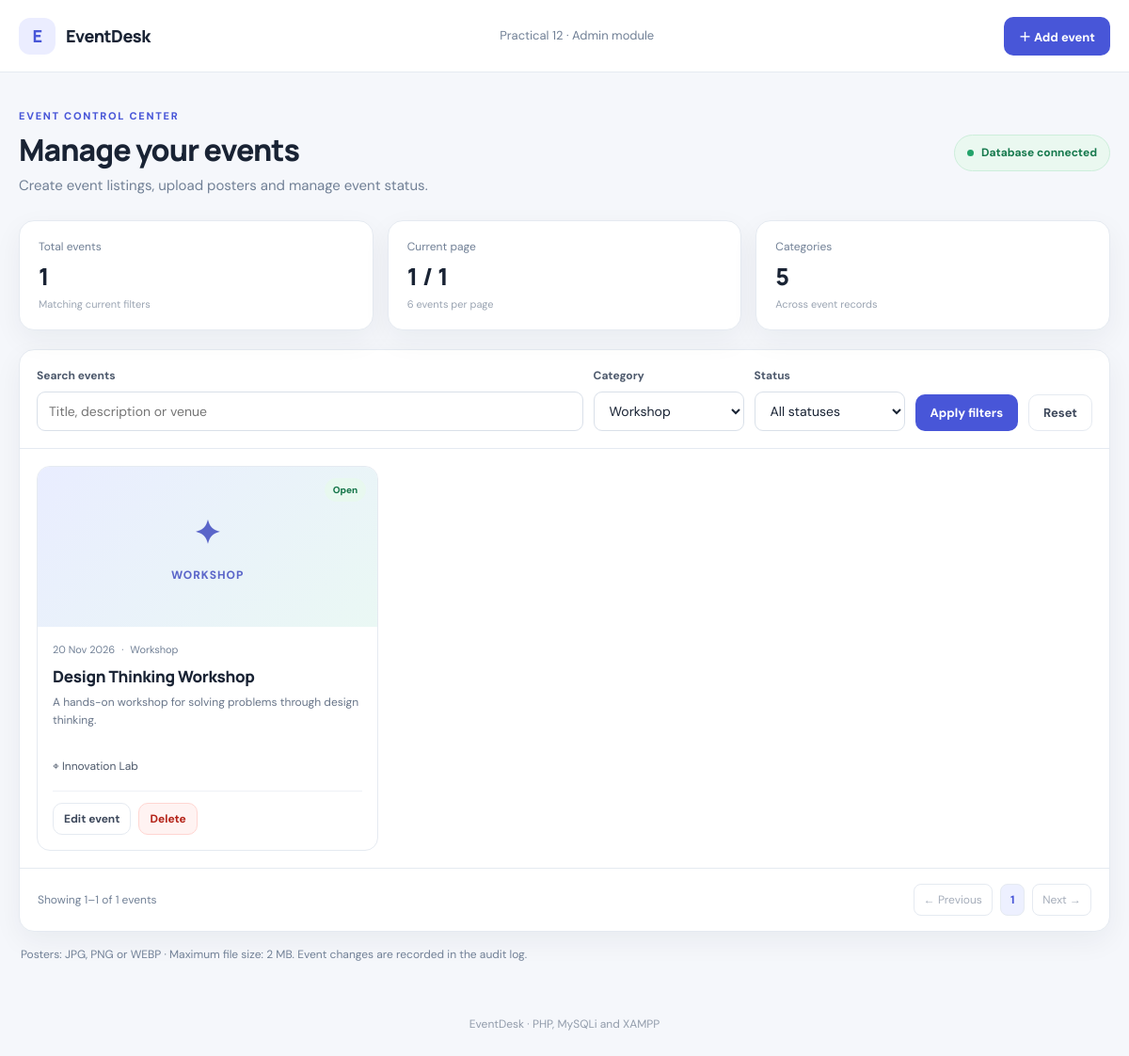
Page /index.php?category=Workshop on the committed database.
### tables this page shows
CREATE TABLE IF NOT EXISTS events (
    id INT UNSIGNED AUTO_INCREMENT PRIMARY KEY,
    title VARCHAR(150) NOT NULL,
    description TEXT NOT NULL,
    category VARCHAR(80) NOT NULL,
    event_date DATE NOT NULL,
    venue VARCHAR(180) NOT NULL,
    status ENUM('open', 'closed') NOT NULL DEFAULT 'open',
    poster_path VARCHAR(255) DEFAULT NULL,
    created_at TIMESTAMP NOT NULL DEFAULT CURRENT_TIMESTAMP,
    updated_at TIMESTAMP NOT NULL DEFAULT CURRENT_TIMESTAMP ON UPDATE CURRENT_TIMESTAMP,
    INDEX idx_event_date (event_date),
    INDEX idx_event_category (category),
    INDEX idx_event_status (status)
);

### db.php (called while the page is built, shortened)
<?php
function e(?string $value): string {
    return htmlspecialchars($value ?? '', ENT_QUOTES | ENT_SUBSTITUTE, 'UTF-8');
}

### index.php (the view, shortened to what this page needs)
<?php
require __DIR__ . '/db.php';
$q = trim((string)($_GET['q'] ?? ''));
$category = trim((string)($_GET['category'] ?? ''));
$status = trim((string)($_GET['status'] ?? ''));
$page = filter_input(INPUT_GET, 'page', FILTER_VALIDATE_INT);
$page = ($page && $page > 0) ? $page : 1;
$perPage = 6;
$where = ['1=1'];
$params = [];
$types = '';
if ($category !== '') {
    $where[] = 'category = ?';
    $params[] = $category;
    $types .= 's';
}
$whereSql = implode(' AND ', $where);
$count = $conn->prepare("SELECT COUNT(*) AS total FROM events WHERE $whereSql");
if ($types !== '') $count->bind_param($types, ...$params);
$count->execute();
$total = (int)$count->get_result()->fetch_assoc()['total'];
$totalPages = max(1, (int)ceil($total / $perPage));
$page = min($page, $totalPages);
$offset = ($page - 1) * $perPage;
$list = $conn->prepare("SELECT id, title, description, category, event_date, venue, status, poster_path FROM events WHERE $whereSql ORDER BY event_date ASC, id DESC LIMIT ? OFFSET ?");
$listParams = $params;
$listTypes = $types . 'ii';
$listParams[] = $perPage;
$listParams[] = $offset;
$list->bind_param($listTypes, ...$listParams);
$list->execute();
$events = $list->get_result();
$categories = [];
$catResult = $conn->query('SELECT DISTINCT category FROM events ORDER BY category');
while ($row = $catResult->fetch_assoc()) $categories[] = $row['category'];
?>
<!doctype html><html lang="en"><head><meta charset="utf-8"><meta name="viewport" content="width=device-width, initial-scale=1"><title>Event Management</title><link rel="stylesheet" href="css/style.css"></head><body>
<header class="topbar"><div class="container nav"><a class="brand" href="index.php"><span class="brand-icon">E</span> EventDesk</a><span class="nav-note">Practical 12 · Admin module</span><a class="button primary" href="add.php">＋ Add event</a></div></header>
<main class="container">
<section class="hero"><div><p class="eyebrow">EVENT CONTROL CENTER</p><h1>Manage your events</h1><p class="muted">Create event listings, upload posters and manage event status.</p></div><div class="hero-chip"><span class="dot"></span> Database connected</div></section>
<section class="stats">
<div class="stat-card"><span>Total events</span><strong><?= $total ?></strong><small>Matching current filters</small></div>
<div class="stat-card"><span>Current page</span><strong><?= $page ?> / <?= $totalPages ?></strong><small><?= $perPage ?> events per page</small></div>
<div class="stat-card"><span>Categories</span><strong><?= count($categories) ?></strong><small>Across event records</small></div>
</section>
<section class="panel">
<form class="filters" method="get">
<label class="search"><span>Search events</span><input type="search" name="q" value="<?= e($q) ?>" placeholder="Title, description or venue"></label>
<label><span>Category</span><select name="category"><option value="">All categories</option><?php foreach ($categories as $c): ?><option value="<?= e($c) ?>" <?= $category === $c ? 'selected' : '' ?>><?= e($c) ?></option><?php endforeach; ?></select></label>
<label><span>Status</span><select name="status"><option value="">All statuses</option></select></label>
<button class="button primary" type="submit">Apply filters</button><a class="button light" href="index.php">Reset</a>
</form>
<div class="event-grid">
<?php if ($events->num_rows === 0): ?><div class="empty">No events match the selected filters.</div>
<?php else: while ($event = $events->fetch_assoc()): ?>
<article class="event-card">
<div class="poster">
<?php if ($event['poster_path'] && is_file(__DIR__ . '/' . $event['poster_path'])): ?><img src="<?= e($event['poster_path']) ?>" alt="Poster for <?= e($event['title']) ?>">
<?php else: ?><div class="poster-placeholder"><span class="poster-symbol">✦</span><span><?= e($event['category']) ?></span></div><?php endif; ?>
<span class="status <?= e($event['status']) ?>"><?= e(ucfirst($event['status'])) ?></span>
</div>
<div class="event-content"><div class="event-meta"><span><?= e(date('d M Y', strtotime($event['event_date']))) ?></span><span>·</span><span><?= e($event['category']) ?></span></div>
<h2><?= e($event['title']) ?></h2><p class="description"><?= e($event['description']) ?></p><p class="venue">⌖ <?= e($event['venue']) ?></p>
<div class="card-actions"><a class="button small light" href="edit.php?id=<?= (int)$event['id'] ?>">Edit event</a>
<form method="post" action="delete.php" onsubmit="return confirm('Delete this event and its poster permanently? This cannot be undone.');"><button class="button small danger" type="submit">Delete</button></form></div></div>
</article>
<?php endwhile; endif; ?>
</div>
<div class="table-footer"><span>Showing <?= $total ? $offset + 1 : 0 ?>–<?= min($offset + $perPage, $total) ?> of <?= $total ?> events</span><nav class="pagination"><?php if ($page > 1): ?><a href="<?= e(event_page_url($page - 1, $q, $category, $status)) ?>">← Previous</a><?php else: ?><span class="disabled">← Previous</span><?php endif; ?><span class="current"><?= $page ?></span><?php if ($page < $totalPages): ?><a href="<?= e(event_page_url($page + 1, $q, $category, $status)) ?>">Next →</a><?php else: ?><span class="disabled">Next →</span><?php endif; ?></nav></div>
</section>
<p class="note">Posters: JPG, PNG or WEBP · Maximum file size: 2 MB. Event changes are recorded in the audit log.</p>
</main><footer class="footer">EventDesk · PHP, MySQLi and XAMPP</footer></body></html>

### rows in the picture
events: category "WORKSHOP", status "Open", event_date "20 Nov 2026", category "Workshop", title "Design Thinking Workshop", description "A hands-on workshop for solving problems through design thinking.", venue "Innovation Lab"

### other values in the picture
$total "1"
$page "1"
$totalPages "1"
$perPage "6"
count($categories) "5"
$offset + 1 "1"
min($offset + $perPage, $total) "1"
form field category "Workshop"
